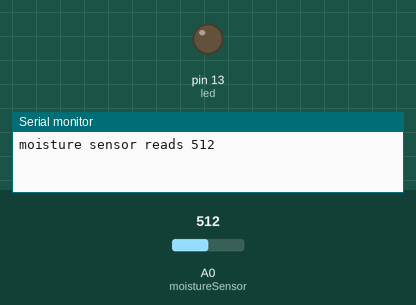
The sketch below on a simulated Arduino Uno, built with avr-gcc and run on an emulated ATmega328P. Shown: output pins drawn as LEDs (lit = HIGH), the last lines printed to the serial monitor. Inputs (shaded band) come from the test bench; at power-on: A0 (moistureSensor) = 512.

Above: at 0.1 s.
At 0.6 s:
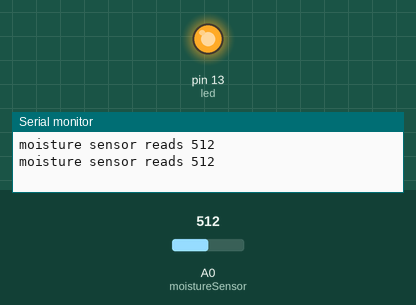
Timing chart, 0 to 2.1 s (numbered marks = the images above):
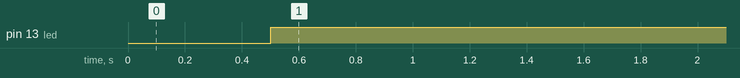

Measured:
- by itself, pin 13 (led): LOW → HIGH at 0.50 s

The sketch:

Moisture_Meter_Serial_Monitor.ino
```cpp
int moistureSensor = 0;   //one nail goes to +5V, the other nail goes to this analogue pin
int moisture_val;
int led = 13;

void setup() {
  Serial.begin(9600);     //open serial port
  pinMode(led, OUTPUT);
}

void loop() {
  moisture_val = analogRead(moistureSensor);   // read the value from the nails
  Serial.print("moisture sensor reads ");
  Serial.println( moisture_val );     // print the moisture level to the serial monitor
  delay(500);
  if (moisture_val < 800)
  {
    digitalWrite(led, HIGH);
  }
  else
  {
    digitalWrite(led, LOW);
  }

}
```
